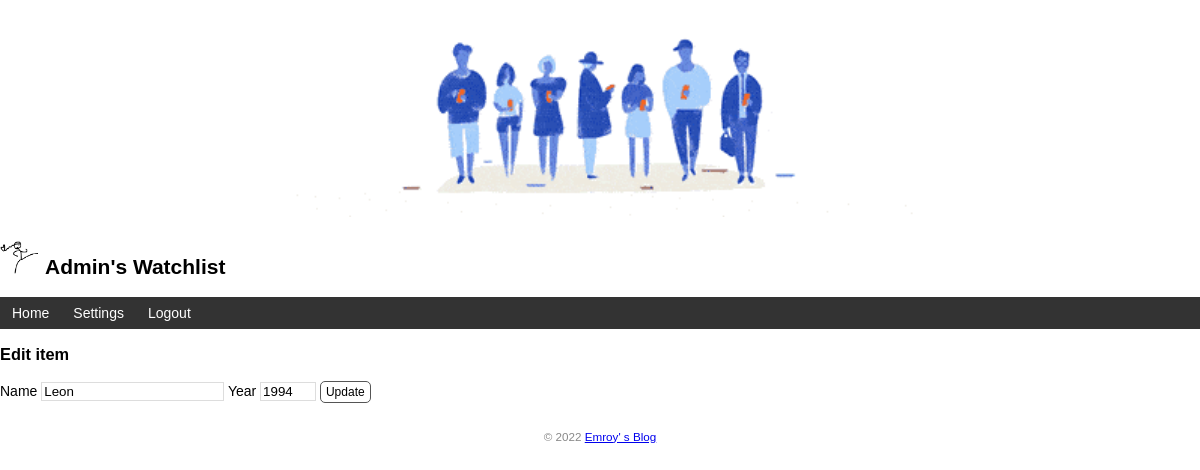
Screenshot of /book/edit/4 (signed in) with the database file from the repository.
### app.py (models this page shows, shortened)
class User(db.Model, UserMixin):  # 表名user(自动生成) 单个单词转小写 多个小写下划线分割
    id = db.Column(db.Integer, primary_key=True)  # 主键
    name = db.Column(db.String(20))   # 名字
    username = db.Column(db.String(20))  # 用户名
    password_hash = db.Column(db.String(128))  # 密码散列值

class Book(db.Model):  # 表名book
    id = db.Column(db.Integer, primary_key=True)
    title = db.Column(db.String(60))  # 书名
    year = db.Column(db.String(4))  # 年份

### app.py (the view, shortened to what this page needs)
@app.route('/book/edit/<int:book_id>', methods=['GET', 'POST'])
@login_required   # 视图保护层面附加装饰器，不允许未登录用户访问  页面上有些内容需要对未登录用户隐藏 ，即认证保护。
def edit(book_id):
    book = Book.query.get_or_404(book_id)
    return render_template('edit.html', book=book)  # 传入被编辑的电影记录

### app.py (called while the page is built)
@app.context_processor
def inject_user():  # 函数名可以随意修改
    user = User.query.first()
    return dict(user=user)  # 需要返回字典，等同于 return {'user': user}

@login_manager.user_loader
def load_user(user_id):  # 创建用户加载回调函数，接受用户I的作为参数
    user = User.query.get(int(user_id))  # 用ID作为User模型类的主键查询对应的用户
    return user  # 返回用户对象

### templates/edit.html
{% extends 'base.html' %}
{% block content %}
<h3>Edit item</h3>
<form method="post">
    Name <input type="text" name="title" autocomplete="off" required value="{{ book.title }}">
    Year <input type="text" name="year" autocomplete="off" required value="{{ book.year }}">
    <input class="btn" type="submit" name="submit" value="Update">
</form>
{% endblock %}

### templates/base.html (shortened to what this page needs)
<!DOCTYPE html>
<html lang="en">
<head>
    {% block head %}
    <link rel="stylesheet" href="{{ url_for('static', filename='style.css') }}" type="text/css">
    {% endblock %}
</head>
<body>
    <h2>
        <img alt="people" class="people" src="{{ url_for('static', filename='images/people.gif') }}">
        <br>
        <img alt="Avatar" class="avatar" src="{{ url_for('static', filename='images/logo.png') }}">
        {{ user.name }}'s Watchlist
    </h2>
    <nav>
        <ul>
            <li><a href="{{ url_for('index') }}">Home</a></li>
        {% if current_user.is_authenticated %}
            <li><a href="{{ url_for('settings') }}">Settings</a></li>
            <li><a href="{{ url_for('logout') }}">Logout</a></li>
        {% else %}
            <li><a href="{{ url_for('login') }}">Login</a></li>
        {% endif %}
        </ul>
    </nav>
    {% block content %}{% endblock %}
    <footer>
        <small>&copy; 2022 <a href="https://prime.org.cn/">Emroy' s Blog</a></small>
    </footer>
</body>
</html>

### static/style.css (style rules this page uses)
body { margin: auto; max-width: 1300px; font-size: 14px; font-family: Helvetica, Arial, sans-serif; }
footer { color: #888; margin-top: 15px; text-align: center; padding: 10px; }
.avatar { width: 40px; }
.people { display: block; margin: 0 auto; height: 200px; }
nav ul { list-style-type: none; margin: 0; padding: 0; overflow: hidden; background-color: #333; }
nav li { float: left; }
nav li a { display: block; color: white; text-align: center; padding: 8px 12px; text-decoration: none; }
input[type=submit] { font-family: inherit; }
input[type=text] { border: 1px solid #ddd; }
input[name=year] { width: 50px; }
.btn { font-size: 12px; padding: 3px 5px; text-decoration: none; cursor: pointer; background-color: white; color: black; border: 1px solid #555555; border-radius: 5px; }

### rows the page displays
User: name "Admin"
Book: title "Leon", year "1994"
